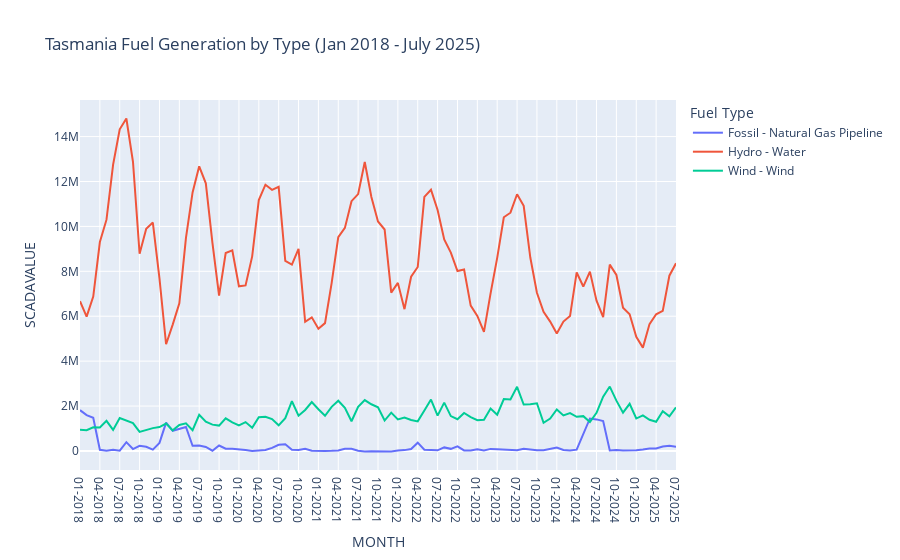

The code cell stored with this chart in its notebook:
### Code cell
px.line(tas_fuel_generation_agg, x = 'MONTH', y = 'SCADAVALUE', color = 'Fuel Type', title = 'Tasmania Fuel Generation by Type (Jan 2018 - July 2025)')
